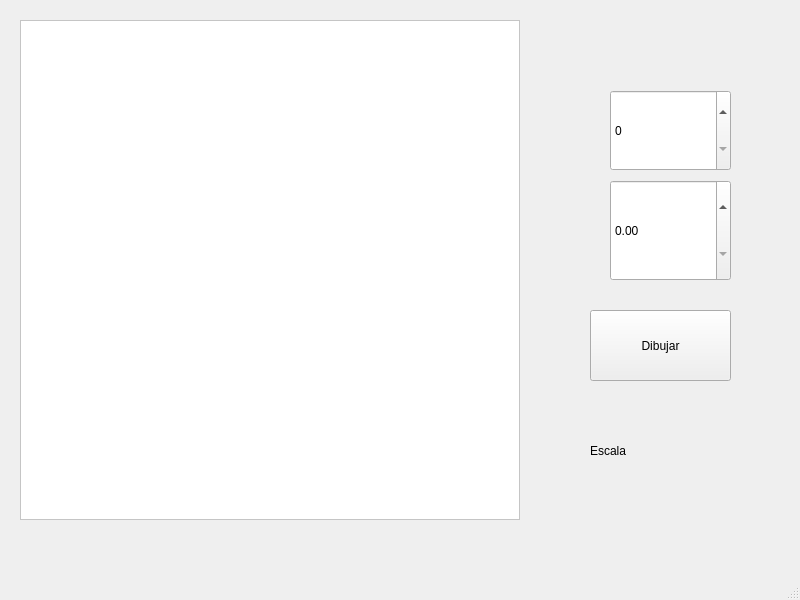
<?xml version="1.0" encoding="UTF-8"?>
<ui version="4.0">
 <class>MainWindow</class>
 <widget class="QMainWindow" name="MainWindow">
  <property name="geometry">
   <rect>
    <x>0</x>
    <y>0</y>
    <width>800</width>
    <height>600</height>
   </rect>
  </property>
  <property name="windowTitle">
   <string>MainWindow</string>
  </property>
  <widget class="QWidget" name="centralwidget">
   <widget class="QPushButton" name="dibujarBtn">
    <property name="geometry">
     <rect>
      <x>590</x>
      <y>310</y>
      <width>141</width>
      <height>71</height>
     </rect>
    </property>
    <property name="text">
     <string>Dibujar</string>
    </property>
   </widget>
   <widget class="QGraphicsView" name="graphicsView">
    <property name="geometry">
     <rect>
      <x>20</x>
      <y>20</y>
      <width>500</width>
      <height>500</height>
     </rect>
    </property>
    <property name="autoFillBackground">
     <bool>true</bool>
    </property>
    <property name="styleSheet">
     <string notr="true">background: white;
</string>
    </property>
   </widget>
   <widget class="QSpinBox" name="numSidesSpinBox">
    <property name="geometry">
     <rect>
      <x>610</x>
      <y>90</y>
      <width>121</width>
      <height>81</height>
     </rect>
    </property>
    <property name="maximum">
     <number>20</number>
    </property>
   </widget>
   <widget class="QDoubleSpinBox" name="sideSizeSpinBox">
    <property name="geometry">
     <rect>
      <x>610</x>
      <y>180</y>
      <width>121</width>
      <height>101</height>
     </rect>
    </property>
    <property name="maximum">
     <double>1000000000000000.000000000000000</double>
    </property>
   </widget>
   <widget class="QLabel" name="labelScala">
    <property name="geometry">
     <rect>
      <x>590</x>
      <y>430</y>
      <width>161</width>
      <height>41</height>
     </rect>
    </property>
    <property name="text">
     <string>Escala</string>
    </property>
   </widget>
  </widget>
  <widget class="QMenuBar" name="menubar">
   <property name="geometry">
    <rect>
     <x>0</x>
     <y>0</y>
     <width>800</width>
     <height>22</height>
    </rect>
   </property>
  </widget>
  <widget class="QStatusBar" name="statusbar"/>
 </widget>
 <resources/>
 <connections/>
</ui>
